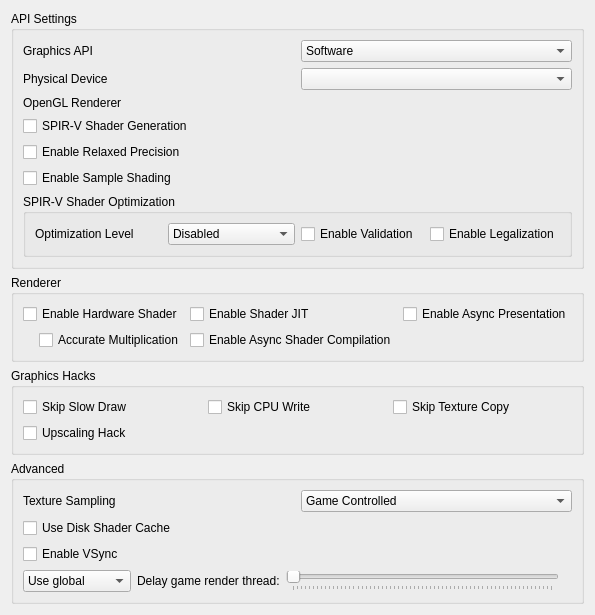
<?xml version="1.0" encoding="UTF-8"?>
<ui version="4.0">
 <class>ConfigureGraphics</class>
 <widget class="QWidget" name="ConfigureGraphics">
  <property name="geometry">
   <rect>
    <x>0</x>
    <y>0</y>
    <width>400</width>
    <height>509</height>
   </rect>
  </property>
  <property name="minimumSize">
   <size>
    <width>0</width>
    <height>0</height>
   </size>
  </property>
  <property name="windowTitle">
   <string>Form</string>
  </property>
  <property name="accessibleName">
   <string>Graphics</string>
  </property>
  <layout class="QVBoxLayout" name="verticalLayout_1">
   <item>
    <widget class="QGroupBox" name="apiBox">
     <property name="title">
      <string>API Settings</string>
     </property>
     <layout class="QVBoxLayout" name="verticalLayout_2">
      <item>
       <widget class="QWidget" name="graphics_api_group" native="true">
        <layout class="QHBoxLayout" name="graphics_api_group_2">
         <property name="leftMargin">
          <number>0</number>
         </property>
         <property name="topMargin">
          <number>0</number>
         </property>
         <property name="rightMargin">
          <number>0</number>
         </property>
         <property name="bottomMargin">
          <number>0</number>
         </property>
         <item>
          <widget class="QLabel" name="graphics_api_label">
           <property name="text">
            <string>Graphics API</string>
           </property>
          </widget>
         </item>
         <item>
          <widget class="QComboBox" name="graphics_api_combo">
           <item>
            <property name="text">
             <string>Software</string>
            </property>
           </item>
           <item>
            <property name="text">
             <string>OpenGL</string>
            </property>
           </item>
           <item>
            <property name="text">
             <string>Vulkan</string>
            </property>
           </item>
          </widget>
         </item>
        </layout>
       </widget>
      </item>
      <item>
       <widget class="QWidget" name="physical_device_group" native="true">
        <layout class="QHBoxLayout" name="physical_device_group_2">
         <property name="leftMargin">
          <number>0</number>
         </property>
         <property name="topMargin">
          <number>0</number>
         </property>
         <property name="rightMargin">
          <number>0</number>
         </property>
         <property name="bottomMargin">
          <number>0</number>
         </property>
         <item>
          <widget class="QLabel" name="physical_device_label">
           <property name="text">
            <string>Physical Device</string>
           </property>
          </widget>
         </item>
         <item>
          <widget class="QComboBox" name="physical_device_combo"/>
         </item>
        </layout>
       </widget>
      </item>
      <item>
       <widget class="QWidget" name="opengl_renderer_group" native="true">
        <layout class="QHBoxLayout" name="opengl_renderer_group_2">
         <property name="leftMargin">
          <number>0</number>
         </property>
         <property name="topMargin">
          <number>0</number>
         </property>
         <property name="rightMargin">
          <number>0</number>
         </property>
         <property name="bottomMargin">
          <number>0</number>
         </property>
         <item>
          <widget class="QLabel" name="opengl_renderer_label">
           <property name="text">
            <string>OpenGL Renderer</string>
           </property>
          </widget>
         </item>
         <item>
          <widget class="QLabel" name="opengl_renderer_name_label"/>
         </item>
        </layout>
       </widget>
      </item>
      <item>
       <widget class="QCheckBox" name="spirv_shader_gen">
        <property name="text">
         <string>SPIR-V Shader Generation</string>
        </property>
       </widget>
      </item>
      <item>
       <widget class="QCheckBox" name="toggle_relaxed_precision">
        <property name="toolTip">
         <string>&lt;html&gt;&lt;head/&gt;&lt;body&gt;&lt;p&gt;Optimizes shader code by allowing certain floating-point operations to use reduced precision. Can improve performance by reducing memory bandwidth and computational requirements. May cause issues on certain GPUs.&lt;/p&gt;&lt;/body&gt;&lt;/html&gt;</string>
        </property>
        <property name="text">
         <string>Enable Relaxed Precision</string>
        </property>
       </widget>
      </item>
      <item>
       <widget class="QCheckBox" name="sample_shading">
        <property name="toolTip">
         <string>&lt;html&gt;&lt;head/&gt;&lt;body&gt;&lt;p&gt;Enables a Vulkan extension that may improve the rendering quality, at the cost of some performance.&lt;/p&gt;&lt;p&gt;Requires a relatively powerful GPU for better performance.&lt;/p&gt;&lt;/body&gt;&lt;/html&gt;</string>
        </property>
        <property name="text">
         <string>Enable Sample Shading</string>
        </property>
       </widget>
      </item>
      <item>
       <widget class="QGroupBox" name="widget_optimize_spirv">
        <property name="minimumSize">
         <size>
          <width>0</width>
          <height>0</height>
         </size>
        </property>
        <property name="title">
         <string>SPIR-V Shader Optimization</string>
        </property>
        <layout class="QHBoxLayout" name="verticalLayout_3">
         <item> 
          <layout class="QHBoxLayout" name="horizontalLayout_1">
           <item>
            <widget class="QLabel" name="label_optimize_spirv">
             <property name="toolTip">
              <string>&lt;html&gt;&lt;head/&gt;&lt;body&gt;&lt;p&gt;Performs various optimizations on SPIR-V modules to improve performance and reduce size. Equivalent to passing -O or -Os to spirv-opt.&lt;/p&gt;&lt;p&gt;NOTE: To prevent visual artifacts, make sure to empty the shader cache in the Citra user folder before changing optimization level. The Citra user folder can be accessed through the File menu.&lt;/p&gt;&lt;/body&gt;&lt;/html&gt;</string>
             </property>
             <property name="text">
               <string>Optimization Level</string>
             </property>
            </widget>
           </item>
           <item>
            <widget class="QComboBox" name="optimize_spirv_combobox">
             <item>
              <property name="text">
                  <string>Disabled</string>
              </property>
             </item>
             <item>
              <property name="text">
                  <string>Performance</string>
              </property>
             </item>
             <item>
              <property name="text">
                  <string>Size</string>
              </property>
             </item>
            </widget>
           </item>
          </layout>
         </item>
         <item>
          <layout class="QHBoxLayout" name="horizontalLayout_2">
           <item>
            <widget class="QCheckBox" name="toggle_spirv_validation">
             <property name="toolTip">
              <string>&lt;html&gt;&lt;head/&gt;&lt;body&gt;&lt;p&gt;Activate SPIR-V output validation. The validator checks validation rules described by the SPIR-V specification.&lt;/p&gt;&lt;p&gt;Ensures that outputs are valid and protects from bad inputs. Useful for debugging.&lt;/p&gt;&lt;/body&gt;&lt;/html&gt;</string>
             </property>
             <property name="text">
              <string>Enable Validation</string>
             </property>
            </widget>
           </item>
           <item>
            <widget class="QCheckBox" name="toggle_spirv_legalization">
             <property name="toolTip">
              <string>&lt;html&gt;&lt;head/&gt;&lt;body&gt;&lt;p&gt;Activate SPIR-V output legalization. Legalizes the SPIR-V code for Vulkan. Primarily used for HLSL shaders.&lt;/p&gt;&lt;/body&gt;&lt;/html&gt;</string>
             </property>
             <property name="text">
              <string>Enable Legalization</string>
             </property>
            </widget>
           </item>
          </layout>
         </item>
        </layout>
       </widget>
      </item>
     </layout>
    </widget>
   </item>
   <item>
    <widget class="QGroupBox" name="rendererBox">
     <property name="title">
      <string>Renderer</string>
     </property>
     <layout class="QVBoxLayout" name="verticalLayout_4">
      <item>
       <widget class="QWidget" name="hw_renderer_group" native="true">
        <layout class="QGridLayout" name="gridLayout_1">
         <property name="leftMargin">
          <number>0</number>
         </property>
         <property name="topMargin">
          <number>0</number>
         </property>
         <property name="rightMargin">
          <number>0</number>
         </property>
         <property name="bottomMargin">
          <number>0</number>
         </property>
         <item row="1" column="0">
          <widget class="QCheckBox" name="toggle_hw_shader">
           <property name="toolTip">
            <string>&lt;html&gt;&lt;head/&gt;&lt;body&gt;&lt;p&gt;Use the selected graphics API to accelerate shader emulation.&lt;/p&gt;&lt;p&gt;Requires a relatively powerful GPU for better performance.&lt;/p&gt;&lt;/body&gt;&lt;/html&gt;</string>
           </property>
           <property name="text">
            <string>Enable Hardware Shader</string>
           </property>
          </widget>
         </item>
         <item row="2" column="0">
          <widget class="QWidget" name="hw_shader_group" native="true">
           <layout class="QVBoxLayout" name="verticalLayout_5">
            <property name="leftMargin">
             <number>16</number>
            </property>
            <property name="topMargin">
             <number>0</number>
            </property>
            <property name="rightMargin">
             <number>0</number>
            </property>
            <property name="bottomMargin">
             <number>0</number>
            </property>
            <item>
             <widget class="QCheckBox" name="toggle_accurate_mul">
              <property name="toolTip">
               <string>&lt;html&gt;&lt;head/&gt;&lt;body&gt;&lt;p&gt;Correctly handle all edge cases in multiplication operation in shaders. &lt;/p&gt;&lt;p&gt;Some games requires this to be enabled for the hardware shader to render properly.&lt;/p&gt;&lt;p&gt;However this would reduce performance in most games.&lt;/p&gt;&lt;/body&gt;&lt;/html&gt;</string>
              </property>
              <property name="text">
               <string>Accurate Multiplication</string>
              </property>
             </widget>
            </item>
           </layout>
          </widget>
         </item>
         <item row="1" column="1">
          <widget class="QCheckBox" name="toggle_shader_jit">
           <property name="toolTip">
            <string>&lt;html&gt;&lt;head/&gt;&lt;body&gt;&lt;p&gt;Use the JIT engine instead of the interpreter for software shader emulation. &lt;/p&gt;&lt;p&gt;Enable this for better performance.&lt;/p&gt;&lt;/body&gt;&lt;/html&gt;</string>
           </property>
           <property name="text">
            <string>Enable Shader JIT</string>
           </property>
          </widget>
         </item>
         <item row="2" column="1">
          <widget class="QCheckBox" name="toggle_async_shaders">
           <property name="toolTip">
            <string>&lt;html&gt;&lt;head/&gt;&lt;body&gt;&lt;p&gt;Compile shaders using background threads to avoid shader compilation stutter. Expect temporary graphical glitches.&lt;/p&gt;&lt;/body&gt;&lt;/html&gt;</string>
           </property>
           <property name="text">
            <string>Enable Async Shader Compilation</string>
           </property>
          </widget>
         </item>
         <item row="1" column="3">
          <widget class="QCheckBox" name="toggle_async_present">
           <property name="toolTip">
            <string>&lt;html&gt;&lt;head/&gt;&lt;body&gt;&lt;p&gt;Perform presentation on separate threads. Improves performance when using Vulkan in most games.&lt;/p&gt;&lt;/body&gt;&lt;/html&gt;</string>
           </property>
           <property name="text">
            <string>Enable Async Presentation</string>
           </property>
          </widget>
         </item>
        </layout>
       </widget>
      </item>
     </layout>
    </widget>
   </item>
   <item>
    <widget class="QGroupBox" name="tweaksBox">
     <property name="title">
      <string>Graphics Hacks</string>
     </property>
     <layout class="QVBoxLayout" name="verticalLayout_6">
      <item>
       <widget class="QWidget" name="tweaksGrid" native="true">
        <layout class="QGridLayout" name="gridLayout_2">
         <property name="leftMargin">
          <number>0</number>
         </property>
         <property name="topMargin">
          <number>0</number>
         </property>
         <property name="rightMargin">
          <number>0</number>
         </property>
         <property name="bottomMargin">
          <number>0</number>
         </property>
         <item row="1" column="0">
          <widget class="QCheckBox" name="toggle_skip_slow_draw">
           <property name="toolTip">
            <string>&lt;html&gt;&lt;head/&gt;&lt;body&gt;&lt;p&gt;Skips the slow drawing event from the PICA core. May improve performance, but can cause visual artifacts.&lt;/p&gt;&lt;/body&gt;&lt;/html&gt;</string>
           </property>
           <property name="text">
            <string>Skip Slow Draw</string>
           </property>
          </widget>
         </item>
         <item row="1" column="3">
          <widget class="QCheckBox" name="toggle_skip_texture_copy">
           <property name="toolTip">
            <string>&lt;html&gt;&lt;head/&gt;&lt;body&gt;&lt;p&gt;Skips the texture copy event from the rasterizer cache. May improve performance, but can cause visual artifacts.&lt;/p&gt;&lt;/body&gt;&lt;/html&gt;</string>
           </property>
           <property name="text">
            <string>Skip Texture Copy</string>
           </property>
          </widget>
         </item>
         <item row="1" column="1">
          <widget class="QCheckBox" name="toggle_skip_cpu_write">
           <property name="toolTip">
            <string>&lt;html&gt;&lt;head/&gt;&lt;body&gt;&lt;p&gt;Skips the CPU write event from rasterizer cache invalidation. May improve performance but may cause visual artifacts.&lt;/p&gt;&lt;/body&gt;&lt;/html&gt;</string>
           </property>
           <property name="text">
            <string>Skip CPU Write</string>
           </property>
          </widget>
         </item>
         <item row="2" column="0">
          <widget class="QCheckBox" name="toggle_upscaling_hack">
           <property name="toolTip">
            <string>&lt;html&gt;&lt;head/&gt;&lt;body&gt;&lt;p&gt;Overrides upscaling for dst_params. May fix texture ghosting for some games, but may crash other games as well.&lt;/p&gt;&lt;/body&gt;&lt;/html&gt;</string>
           </property>
           <property name="text">
            <string>Upscaling Hack</string>
           </property>
          </widget>
         </item>
        </layout>
       </widget>
      </item>
     </layout>
    </widget>
   </item>
   <item>
    <widget class="QGroupBox" name="groupBox">
     <property name="title">
      <string>Advanced</string>
     </property>
     <layout class="QVBoxLayout" name="verticalLayout_7">
      <item>
       <widget class="QWidget" name="widget_texture_sampling" native="true">
        <layout class="QHBoxLayout" name="horizontalLayout_3">
         <property name="leftMargin">
          <number>0</number>
         </property>
         <property name="topMargin">
          <number>0</number>
         </property>
         <property name="rightMargin">
          <number>0</number>
         </property>
         <property name="bottomMargin">
          <number>0</number>
         </property>
         <item>
          <widget class="QLabel" name="texture_sampling_label">
           <property name="toolTip">
            <string>&lt;html&gt;&lt;head/&gt;&lt;body&gt;&lt;p&gt;Overrides the sampling filter used by games. This can be useful in certain cases with poorly behaved games when upscaling. If unsure set this to Game Controlled&lt;/p&gt;&lt;/body&gt;&lt;/html&gt;</string>
           </property>
           <property name="text">
            <string>Texture Sampling</string>
           </property>
          </widget>
         </item>
         <item>
          <widget class="QComboBox" name="texture_sampling_combobox">
           <item>
            <property name="text">
             <string>Game Controlled</string>
            </property>
           </item>
           <item>
            <property name="text">
             <string>Nearest Neighbor</string>
            </property>
           </item>
           <item>
            <property name="text">
             <string>Linear</string>
            </property>
           </item>
          </widget>
         </item>
        </layout>
       </widget>
      </item>
      <item>
       <widget class="QCheckBox" name="toggle_disk_shader_cache">
        <property name="toolTip">
         <string>&lt;html&gt;&lt;head/&gt;&lt;body&gt;&lt;p&gt;Reduce stuttering by storing and loading generated shaders to disk.&lt;/p&gt;&lt;/body&gt;&lt;/html&gt;</string>
        </property>
        <property name="text">
         <string>Use Disk Shader Cache</string>
        </property>
       </widget>
      </item>
      <item>
       <widget class="QCheckBox" name="toggle_vsync_new">
        <property name="toolTip">
         <string>VSync prevents the screen from tearing, but some graphics cards have lower performance with VSync enabled. Keep it enabled if you don't notice a performance difference.</string>
        </property>
        <property name="text">
         <string>Enable VSync</string>
        </property>
       </widget>
      </item>
      <item>
        <widget class="QWidget" name="delay_render_layout" native="true">
          <layout class="QHBoxLayout" name="delay_render_layout_inner">
            <property name="leftMargin">
              <number>0</number>
            </property>
            <property name="topMargin">
              <number>0</number>
            </property>
            <property name="rightMargin">
              <number>0</number>
            </property>
            <property name="bottomMargin">
              <number>0</number>
            </property>
            <item>
              <widget class="QComboBox" name="delay_render_combo">
                <item>
                  <property name="text">
                    <string>Use global</string>
                  </property>
                </item>
                <item>
                  <property name="text">
                    <string>Use per-game</string>
                  </property>
                </item>
              </widget>
            </item>
            <item>
              <widget class="QLabel" name="label_delay_render">
                <property name="text">
                  <string>Delay game render thread:</string>
                </property>
                <property name="toolTip">
                  <string>&lt;html&gt;&lt;head/&gt;&lt;body&gt;&lt;p&gt;Delays the emulated game render thread the specified amount of milliseconds every time it submits render commands to the GPU.&lt;/p&gt;&lt;p&gt;Adjust this feature in the (very few) dynamic-fps games to fix performance issues.&lt;/p&gt;&lt;/body&gt;&lt;/html&gt;</string>
                </property>
              </widget>
            </item>
            <item>
              <widget class="QSlider" name="delay_render_slider">
                <property name="minimum">
                  <number>0</number>
                </property>
                <property name="maximum">
                  <number>16000</number>
                </property>
                <property name="singleStep">
                  <number>100</number>
                </property>
                <property name="pageStep">
                  <number>250</number>
                </property>
                <property name="value">
                  <number>0</number>
                </property>
                <property name="orientation">
                  <enum>Qt::Horizontal</enum>
                </property>
                <property name="tickPosition">
                  <enum>QSlider::TicksBelow</enum>
                </property>
              </widget>
            </item>
            <item>
              <widget class="QLabel" name="delay_render_display_label">
                <property name="text">
                  <string/>
                </property>
                <property name="alignment">
                  <set>Qt::AlignRight|Qt::AlignTrailing|Qt::AlignVCenter</set>
                </property>
              </widget>
            </item>
          </layout>
        </widget>
      </item>
     </layout>
    </widget>
   </item>
   <item>
    <spacer name="verticalSpacer">
     <property name="orientation">
      <enum>Qt::Vertical</enum>
     </property>
     <property name="sizeHint" stdset="0">
      <size>
       <width>20</width>
       <height>270</height>
      </size>
     </property>
    </spacer>
   </item>
  </layout>
 </widget>
 <tabstops>
  <tabstop>toggle_accurate_mul</tabstop>
  <tabstop>toggle_shader_jit</tabstop>
  <tabstop>toggle_disk_shader_cache</tabstop>
  <tabstop>toggle_vsync_new</tabstop>
 </tabstops>
 <resources/>
 <connections/>
</ui>
